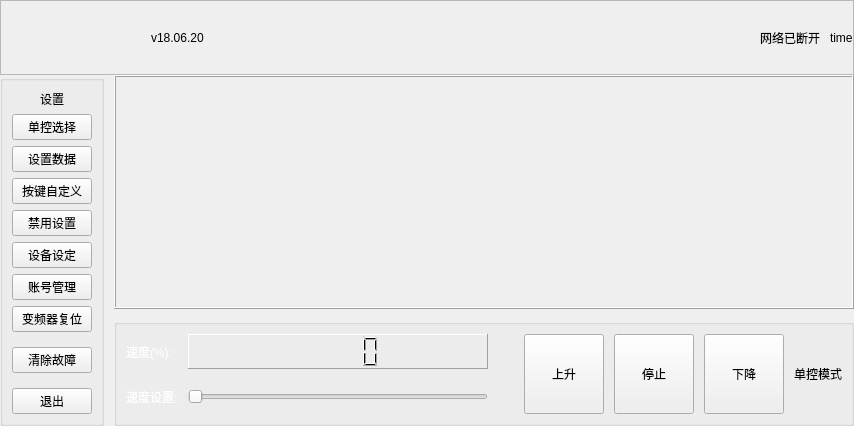
<?xml version="1.0" encoding="UTF-8"?>
<ui version="4.0">
 <class>mainWindow</class>
 <widget class="QWidget" name="mainWindow">
  <property name="geometry">
   <rect>
    <x>0</x>
    <y>0</y>
    <width>854</width>
    <height>396</height>
   </rect>
  </property>
  <property name="windowTitle">
   <string>Form</string>
  </property>
  <layout class="QVBoxLayout" name="verticalLayout_3">
   <property name="spacing">
    <number>0</number>
   </property>
   <property name="leftMargin">
    <number>0</number>
   </property>
   <property name="topMargin">
    <number>0</number>
   </property>
   <property name="rightMargin">
    <number>0</number>
   </property>
   <property name="bottomMargin">
    <number>0</number>
   </property>
   <item>
    <widget class="QFrame" name="titleFrame">
     <property name="sizePolicy">
      <sizepolicy hsizetype="Preferred" vsizetype="Fixed">
       <horstretch>0</horstretch>
       <verstretch>0</verstretch>
      </sizepolicy>
     </property>
     <property name="minimumSize">
      <size>
       <width>0</width>
       <height>75</height>
      </size>
     </property>
     <property name="frameShape">
      <enum>QFrame::StyledPanel</enum>
     </property>
     <property name="frameShadow">
      <enum>QFrame::Raised</enum>
     </property>
     <layout class="QHBoxLayout" name="horizontalLayout">
      <property name="spacing">
       <number>10</number>
      </property>
      <property name="leftMargin">
       <number>150</number>
      </property>
      <property name="topMargin">
       <number>0</number>
      </property>
      <property name="rightMargin">
       <number>0</number>
      </property>
      <property name="bottomMargin">
       <number>0</number>
      </property>
      <item>
       <widget class="QLabel" name="versionLabel">
        <property name="text">
         <string>v18.06.20</string>
        </property>
       </widget>
      </item>
      <item>
       <spacer name="horizontalSpacer">
        <property name="orientation">
         <enum>Qt::Horizontal</enum>
        </property>
        <property name="sizeHint" stdset="0">
         <size>
          <width>540</width>
          <height>20</height>
         </size>
        </property>
       </spacer>
      </item>
      <item>
       <widget class="QLabel" name="internetLabel">
        <property name="text">
         <string>网络已断开</string>
        </property>
       </widget>
      </item>
      <item>
       <widget class="QLabel" name="timeLabel">
        <property name="frameShape">
         <enum>QFrame::NoFrame</enum>
        </property>
        <property name="text">
         <string>time</string>
        </property>
       </widget>
      </item>
     </layout>
    </widget>
   </item>
   <item>
    <layout class="QHBoxLayout" name="horizontalLayout_3">
     <property name="spacing">
      <number>10</number>
     </property>
     <item>
      <widget class="QGroupBox" name="setting">
       <property name="title">
        <string/>
       </property>
       <layout class="QVBoxLayout" name="verticalLayout_2">
        <property name="spacing">
         <number>6</number>
        </property>
        <item>
         <widget class="QLabel" name="settingTextLabel">
          <property name="frameShape">
           <enum>QFrame::NoFrame</enum>
          </property>
          <property name="text">
           <string>设置</string>
          </property>
          <property name="alignment">
           <set>Qt::AlignCenter</set>
          </property>
         </widget>
        </item>
        <item>
         <widget class="QPushButton" name="singleCtrlPushButton">
          <property name="sizePolicy">
           <sizepolicy hsizetype="Minimum" vsizetype="Minimum">
            <horstretch>0</horstretch>
            <verstretch>0</verstretch>
           </sizepolicy>
          </property>
          <property name="minimumSize">
           <size>
            <width>0</width>
            <height>0</height>
           </size>
          </property>
          <property name="text">
           <string>单控选择</string>
          </property>
          <property name="iconSize">
           <size>
            <width>16</width>
            <height>16</height>
           </size>
          </property>
         </widget>
        </item>
        <item>
         <widget class="QPushButton" name="settingDataPushButton">
          <property name="text">
           <string>设置数据</string>
          </property>
         </widget>
        </item>
        <item>
         <widget class="QPushButton" name="userKeysPushButton">
          <property name="text">
           <string>按键自定义</string>
          </property>
         </widget>
        </item>
        <item>
         <widget class="QPushButton" name="forbidDevPushButton">
          <property name="text">
           <string>禁用设置</string>
          </property>
         </widget>
        </item>
        <item>
         <widget class="QPushButton" name="settingDevPushButton">
          <property name="text">
           <string>设备设定</string>
          </property>
         </widget>
        </item>
        <item>
         <widget class="QPushButton" name="accountPushButton">
          <property name="text">
           <string>账号管理</string>
          </property>
         </widget>
        </item>
        <item>
         <spacer name="verticalSpacer">
          <property name="orientation">
           <enum>Qt::Vertical</enum>
          </property>
          <property name="sizeHint" stdset="0">
           <size>
            <width>20</width>
            <height>40</height>
           </size>
          </property>
         </spacer>
        </item>
        <item>
         <layout class="QVBoxLayout" name="verticalLayout_4">
          <property name="spacing">
           <number>15</number>
          </property>
          <item>
           <widget class="QPushButton" name="resetInverterPushButton">
            <property name="text">
             <string>变频器复位</string>
            </property>
           </widget>
          </item>
          <item>
           <widget class="QPushButton" name="clearFaultPushButton">
            <property name="text">
             <string>清除故障</string>
            </property>
           </widget>
          </item>
          <item>
           <widget class="QPushButton" name="exitBushButton">
            <property name="text">
             <string>退出</string>
            </property>
           </widget>
          </item>
         </layout>
        </item>
       </layout>
      </widget>
     </item>
     <item>
      <layout class="QVBoxLayout" name="verticalLayout">
       <item>
        <widget class="QFrame" name="contextFrame">
         <property name="sizePolicy">
          <sizepolicy hsizetype="Expanding" vsizetype="Expanding">
           <horstretch>0</horstretch>
           <verstretch>0</verstretch>
          </sizepolicy>
         </property>
         <property name="frameShape">
          <enum>QFrame::Box</enum>
         </property>
         <property name="frameShadow">
          <enum>QFrame::Raised</enum>
         </property>
        </widget>
       </item>
       <item>
        <widget class="QGroupBox" name="analogControlGroupBox">
         <layout class="QHBoxLayout" name="horizontalLayout_2">
          <property name="spacing">
           <number>10</number>
          </property>
          <item>
           <layout class="QGridLayout" name="gridLayout_2">
            <item row="1" column="0">
             <widget class="QLabel" name="label_2">
              <property name="styleSheet">
               <string notr="true">color: rgb(255, 255, 255);
font: 14pt &quot;Arial&quot;;</string>
              </property>
              <property name="text">
               <string>速度设置:</string>
              </property>
             </widget>
            </item>
            <item row="1" column="1" colspan="2">
             <widget class="QSlider" name="speedSetSlider">
              <property name="sizePolicy">
               <sizepolicy hsizetype="Expanding" vsizetype="Preferred">
                <horstretch>0</horstretch>
                <verstretch>0</verstretch>
               </sizepolicy>
              </property>
              <property name="minimumSize">
               <size>
                <width>300</width>
                <height>0</height>
               </size>
              </property>
              <property name="maximum">
               <number>100</number>
              </property>
              <property name="orientation">
               <enum>Qt::Horizontal</enum>
              </property>
             </widget>
            </item>
            <item row="0" column="0">
             <widget class="QLabel" name="label">
              <property name="sizePolicy">
               <sizepolicy hsizetype="Minimum" vsizetype="Preferred">
                <horstretch>0</horstretch>
                <verstretch>0</verstretch>
               </sizepolicy>
              </property>
              <property name="styleSheet">
               <string notr="true">color: rgb(255, 255, 255);
font: 14pt &quot;Arial&quot;;</string>
              </property>
              <property name="text">
               <string>速度(%):</string>
              </property>
             </widget>
            </item>
            <item row="0" column="1" colspan="2">
             <widget class="QLCDNumber" name="lcdNumber">
              <property name="sizePolicy">
               <sizepolicy hsizetype="Minimum" vsizetype="Preferred">
                <horstretch>0</horstretch>
                <verstretch>0</verstretch>
               </sizepolicy>
              </property>
              <property name="frameShape">
               <enum>QFrame::Panel</enum>
              </property>
              <property name="frameShadow">
               <enum>QFrame::Raised</enum>
              </property>
              <property name="value" stdset="0">
               <double>0.000000000000000</double>
              </property>
             </widget>
            </item>
           </layout>
          </item>
          <item>
           <spacer name="horizontalSpacer_2">
            <property name="orientation">
             <enum>Qt::Horizontal</enum>
            </property>
            <property name="sizeHint" stdset="0">
             <size>
              <width>40</width>
              <height>20</height>
             </size>
            </property>
           </spacer>
          </item>
          <item>
           <widget class="QPushButton" name="raisePushButton">
            <property name="sizePolicy">
             <sizepolicy hsizetype="Preferred" vsizetype="Preferred">
              <horstretch>0</horstretch>
              <verstretch>0</verstretch>
             </sizepolicy>
            </property>
            <property name="text">
             <string>上升</string>
            </property>
            <property name="checkable">
             <bool>true</bool>
            </property>
           </widget>
          </item>
          <item>
           <widget class="QPushButton" name="stopPushButton">
            <property name="sizePolicy">
             <sizepolicy hsizetype="Preferred" vsizetype="Preferred">
              <horstretch>0</horstretch>
              <verstretch>0</verstretch>
             </sizepolicy>
            </property>
            <property name="text">
             <string>停止</string>
            </property>
            <property name="checkable">
             <bool>true</bool>
            </property>
           </widget>
          </item>
          <item>
           <widget class="QPushButton" name="dropPushButton">
            <property name="sizePolicy">
             <sizepolicy hsizetype="Preferred" vsizetype="Minimum">
              <horstretch>0</horstretch>
              <verstretch>0</verstretch>
             </sizepolicy>
            </property>
            <property name="text">
             <string>下降</string>
            </property>
            <property name="checkable">
             <bool>true</bool>
            </property>
           </widget>
          </item>
          <item>
           <widget class="QLabel" name="modelTextLabel">
            <property name="sizePolicy">
             <sizepolicy hsizetype="Fixed" vsizetype="Minimum">
              <horstretch>0</horstretch>
              <verstretch>0</verstretch>
             </sizepolicy>
            </property>
            <property name="minimumSize">
             <size>
              <width>0</width>
              <height>80</height>
             </size>
            </property>
            <property name="frameShape">
             <enum>QFrame::NoFrame</enum>
            </property>
            <property name="frameShadow">
             <enum>QFrame::Raised</enum>
            </property>
            <property name="text">
             <string>单控模式</string>
            </property>
           </widget>
          </item>
         </layout>
        </widget>
       </item>
      </layout>
     </item>
    </layout>
   </item>
  </layout>
 </widget>
 <resources/>
 <connections>
  <connection>
   <sender>exitBushButton</sender>
   <signal>clicked()</signal>
   <receiver>mainWindow</receiver>
   <slot>close()</slot>
   <hints>
    <hint type="sourcelabel">
     <x>91</x>
     <y>665</y>
    </hint>
    <hint type="destinationlabel">
     <x>0</x>
     <y>415</y>
    </hint>
   </hints>
  </connection>
 </connections>
</ui>
